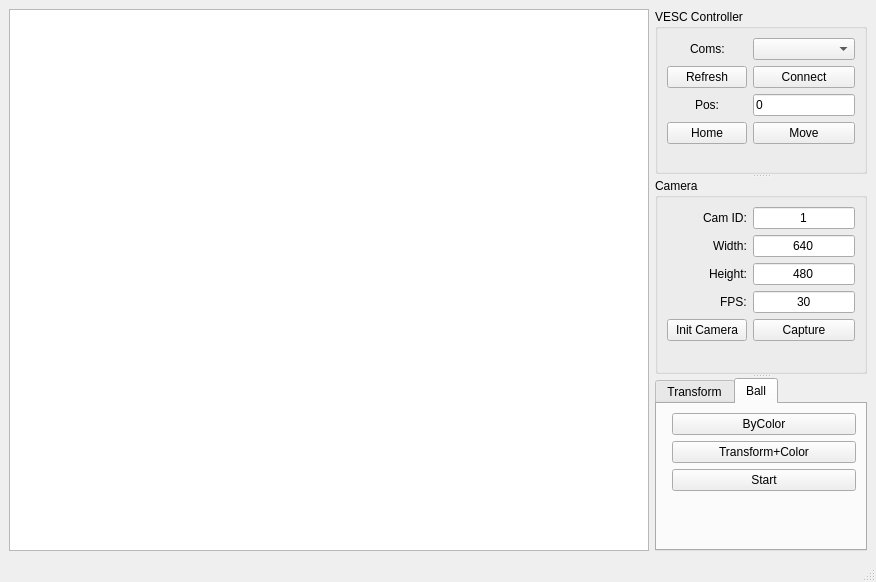
<?xml version="1.0" encoding="UTF-8"?>
<ui version="4.0">
 <class>MainWindow</class>
 <widget class="QMainWindow" name="MainWindow">
  <property name="geometry">
   <rect>
    <x>0</x>
    <y>0</y>
    <width>876</width>
    <height>582</height>
   </rect>
  </property>
  <property name="windowTitle">
   <string>CVTool</string>
  </property>
  <widget class="QWidget" name="centralwidget">
   <layout class="QHBoxLayout" name="horizontalLayout_2">
    <item>
     <layout class="QHBoxLayout" name="horizontalLayout">
      <property name="sizeConstraint">
       <enum>QLayout::SetDefaultConstraint</enum>
      </property>
      <item>
       <widget class="QGraphicsView" name="graphicsView">
        <property name="minimumSize">
         <size>
          <width>640</width>
          <height>480</height>
         </size>
        </property>
       </widget>
      </item>
      <item>
       <widget class="QSplitter" name="splitter">
        <property name="orientation">
         <enum>Qt::Vertical</enum>
        </property>
        <widget class="QGroupBox" name="groupBox">
         <property name="title">
          <string>VESC Controller</string>
         </property>
         <layout class="QFormLayout" name="formLayout">
          <property name="labelAlignment">
           <set>Qt::AlignCenter</set>
          </property>
          <property name="formAlignment">
           <set>Qt::AlignHCenter|Qt::AlignTop</set>
          </property>
          <item row="0" column="0">
           <widget class="QLabel" name="label_2">
            <property name="text">
             <string>Coms:</string>
            </property>
           </widget>
          </item>
          <item row="0" column="1">
           <widget class="QComboBox" name="comboBox"/>
          </item>
          <item row="1" column="0">
           <widget class="QPushButton" name="pushButton_com_refresh">
            <property name="text">
             <string>Refresh</string>
            </property>
           </widget>
          </item>
          <item row="1" column="1">
           <widget class="QPushButton" name="pushButton_connect">
            <property name="text">
             <string>Connect</string>
            </property>
           </widget>
          </item>
          <item row="2" column="0">
           <widget class="QLabel" name="label">
            <property name="text">
             <string>Pos:</string>
            </property>
           </widget>
          </item>
          <item row="2" column="1">
           <widget class="QLineEdit" name="lineEdit_pos">
            <property name="text">
             <string>0</string>
            </property>
           </widget>
          </item>
          <item row="3" column="0">
           <widget class="QPushButton" name="pushButton_vesc_home">
            <property name="text">
             <string>Home</string>
            </property>
           </widget>
          </item>
          <item row="3" column="1">
           <widget class="QPushButton" name="pushButton_vesc_move">
            <property name="text">
             <string>Move</string>
            </property>
           </widget>
          </item>
         </layout>
        </widget>
        <widget class="QGroupBox" name="groupBox_2">
         <property name="title">
          <string>Camera</string>
         </property>
         <property name="flat">
          <bool>false</bool>
         </property>
         <property name="checkable">
          <bool>false</bool>
         </property>
         <layout class="QFormLayout" name="formLayout_2">
          <property name="sizeConstraint">
           <enum>QLayout::SetDefaultConstraint</enum>
          </property>
          <property name="fieldGrowthPolicy">
           <enum>QFormLayout::AllNonFixedFieldsGrow</enum>
          </property>
          <property name="labelAlignment">
           <set>Qt::AlignRight|Qt::AlignTrailing|Qt::AlignVCenter</set>
          </property>
          <property name="formAlignment">
           <set>Qt::AlignHCenter|Qt::AlignTop</set>
          </property>
          <item row="0" column="0">
           <widget class="QLabel" name="label_3">
            <property name="text">
             <string>Cam ID:</string>
            </property>
           </widget>
          </item>
          <item row="0" column="1">
           <widget class="QLineEdit" name="lineEdit_camID">
            <property name="text">
             <string>1</string>
            </property>
            <property name="alignment">
             <set>Qt::AlignCenter</set>
            </property>
           </widget>
          </item>
          <item row="1" column="0">
           <widget class="QLabel" name="label_4">
            <property name="text">
             <string>Width:</string>
            </property>
           </widget>
          </item>
          <item row="1" column="1">
           <widget class="QLineEdit" name="lineEdit_width">
            <property name="text">
             <string>640</string>
            </property>
            <property name="alignment">
             <set>Qt::AlignCenter</set>
            </property>
           </widget>
          </item>
          <item row="2" column="0">
           <widget class="QLabel" name="label_5">
            <property name="text">
             <string>Height:</string>
            </property>
           </widget>
          </item>
          <item row="2" column="1">
           <widget class="QLineEdit" name="lineEdit_height">
            <property name="text">
             <string>480</string>
            </property>
            <property name="alignment">
             <set>Qt::AlignCenter</set>
            </property>
           </widget>
          </item>
          <item row="3" column="0">
           <widget class="QLabel" name="label_6">
            <property name="text">
             <string>FPS:</string>
            </property>
           </widget>
          </item>
          <item row="3" column="1">
           <widget class="QLineEdit" name="lineEdit_fps">
            <property name="text">
             <string>30</string>
            </property>
            <property name="alignment">
             <set>Qt::AlignCenter</set>
            </property>
           </widget>
          </item>
          <item row="4" column="0">
           <widget class="QPushButton" name="pushButton_initcamera">
            <property name="text">
             <string>Init Camera</string>
            </property>
           </widget>
          </item>
          <item row="4" column="1">
           <widget class="QPushButton" name="pushButton_capture">
            <property name="text">
             <string>Capture</string>
            </property>
           </widget>
          </item>
         </layout>
        </widget>
        <widget class="QTabWidget" name="tabWidget_3">
         <property name="currentIndex">
          <number>1</number>
         </property>
         <widget class="QWidget" name="tabWidget_3Page1">
          <attribute name="title">
           <string>Transform</string>
          </attribute>
          <layout class="QFormLayout" name="formLayout_3">
           <item row="0" column="1">
            <widget class="QPushButton" name="pushButton_TF_init">
             <property name="text">
              <string>Init</string>
             </property>
            </widget>
           </item>
           <item row="1" column="1">
            <widget class="QPushButton" name="pushButton_tf_apply">
             <property name="text">
              <string>Apply</string>
             </property>
            </widget>
           </item>
           <item row="2" column="1">
            <widget class="QPushButton" name="pushButton_tf_reset">
             <property name="text">
              <string>Reset</string>
             </property>
            </widget>
           </item>
           <item row="3" column="1">
            <widget class="QPushButton" name="pushButton_save_matrix">
             <property name="text">
              <string>Save</string>
             </property>
            </widget>
           </item>
          </layout>
         </widget>
         <widget class="QWidget" name="tab">
          <attribute name="title">
           <string>Ball</string>
          </attribute>
          <layout class="QFormLayout" name="formLayout_4">
           <item row="0" column="1">
            <widget class="QPushButton" name="pushButton_ball_bycolor">
             <property name="text">
              <string>ByColor</string>
             </property>
            </widget>
           </item>
           <item row="2" column="1">
            <widget class="QPushButton" name="pushButton_start">
             <property name="text">
              <string>Start</string>
             </property>
            </widget>
           </item>
           <item row="1" column="1">
            <widget class="QPushButton" name="pushButton_tf_color">
             <property name="text">
              <string>Transform+Color</string>
             </property>
            </widget>
           </item>
          </layout>
         </widget>
        </widget>
       </widget>
      </item>
     </layout>
    </item>
   </layout>
  </widget>
  <widget class="QMenuBar" name="menubar">
   <property name="geometry">
    <rect>
     <x>0</x>
     <y>0</y>
     <width>876</width>
     <height>22</height>
    </rect>
   </property>
  </widget>
  <widget class="QStatusBar" name="statusbar"/>
 </widget>
 <resources/>
 <connections/>
</ui>
